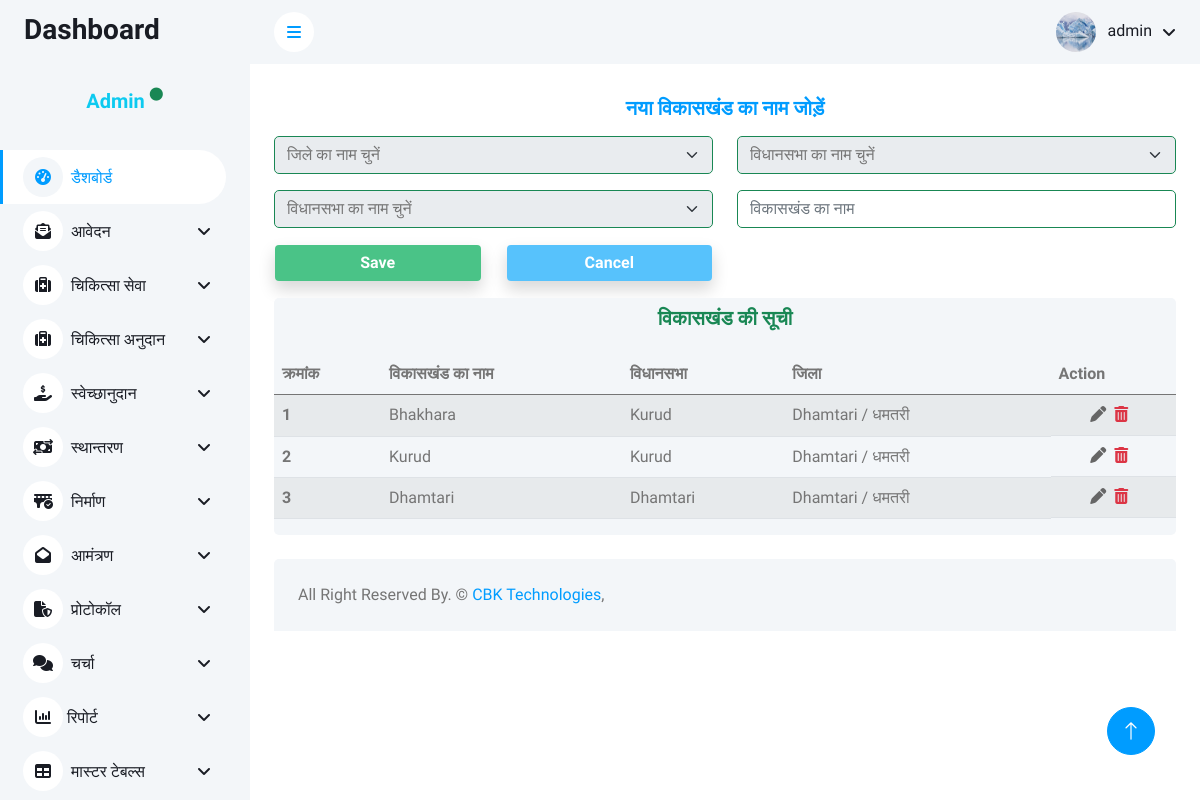
/admin/master/vikaskhand_master.php (signed in), run on an earlier commit of the app's database.
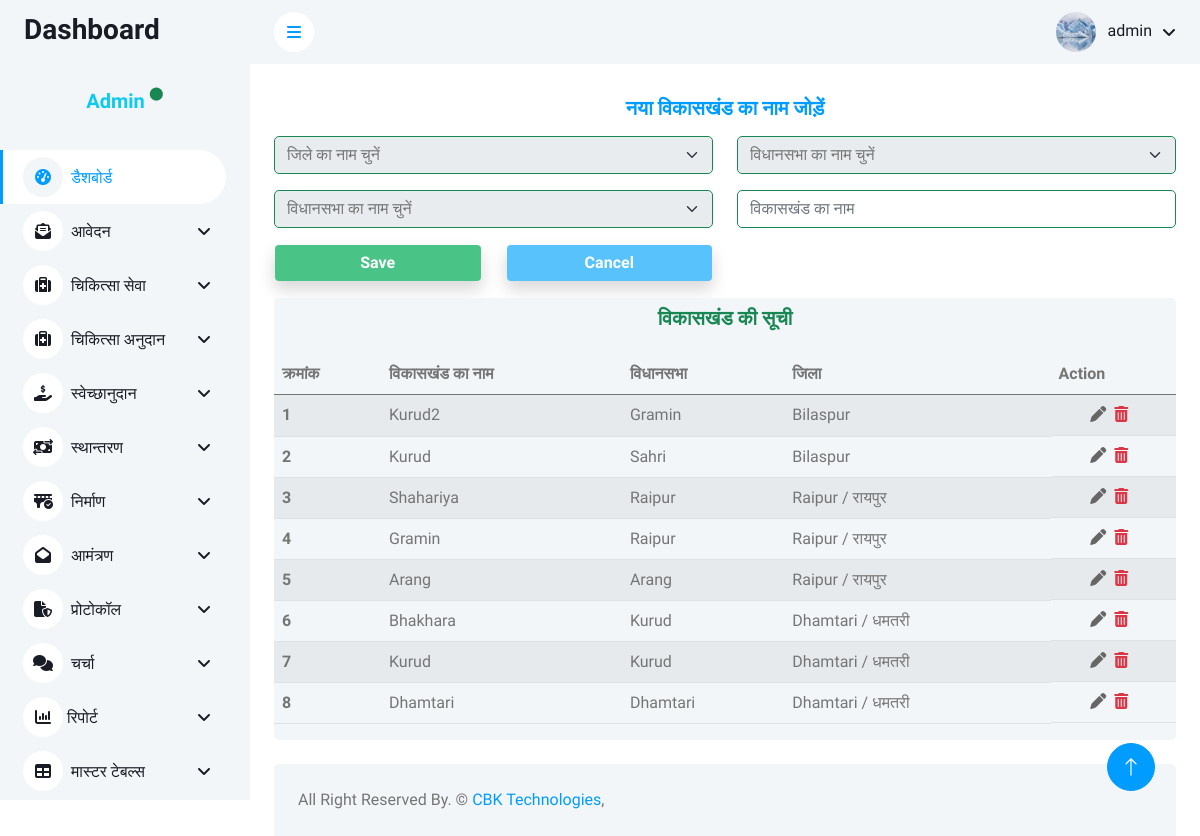
And on a later commit of the database.
### tables this page shows
CREATE TABLE `vikaskhand_master` (
  `vikaskhand_id` int(11) NOT NULL,
  `vikaskhand_name` varchar(200) NOT NULL,
  `vidhansabha_id` int(11) NOT NULL,
  `district_id` int(11) NOT NULL,
  `area_id` int(11) NOT NULL
);

CREATE TABLE `vidhansabha_master` (
  `vidhansabha_id` int(11) NOT NULL,
  `vidhansabha_name` varchar(200) NOT NULL,
  `district_id` int(11) NOT NULL
);

CREATE TABLE `district_master` (
  `district_id` int(11) NOT NULL,
  `district_name` varchar(200) NOT NULL
);

### admin/config/function.php (called while the page is built, shortened)
<?php
function getvalfield($con, $table, $field, $where)
{
    $sql = "select $field from $table where $where";
    $getvalue =  mysqli_query($con, $sql);
    $getval   =  mysqli_fetch_row($getvalue);
    return $getval[0];
}

### admin/master/vikaskhand_master.php (the view, shortened to what this page needs)
<?php include('../config/dbconnection.php') ?>
<?php
$tblname = "vikaskhand_master";
$tblkey = "vikaskhand_id";
$vikaskhand_name = "";
?>
<?php include('../includes/header.php') ?>
<?php include('../includes/sidebar.php') ?>
<?php include('../includes/navbar.php') ?>
<div class="container-fluid pt-4 px-4">
    <form method="post">
        <div class="row text-center align-items-center">
            <h5 class="text-center fw-bolder text-primary mb-3">नया विकासखंड का नाम जोड़ें</h5>
            <div class="col-lg-6 text-center mb-3">
                <select name="district_id" id="districtSelect" class="form-select form-control border-success" required>
                    <option selected>जिले का नाम चुनें</option>
                </select>
            </div>
            <div class="col-lg-6 text-center mb-3">
                <select name="vidhansabha_id" id="vidhansabhaSelect" class="form-select form-control border-success" required>
                    <option selected>विधानसभा का नाम चुनें</option>
                </select>
            </div>
            <div class="col-lg-6 text-center mb-3">
            <select name="area_id" id="areaSelect" class="form-select form-control border-success" required>
                    <option selected>विधानसभा का नाम चुनें</option>
                </select>
            </div>
            <div class="col-lg-6 text-center mb-3">
                <input type="text" name="vikaskhand_id" class="form-control border-success" placeholder="विकासखंड का नाम" value="<?= $vikaskhand_name ?>" required>
            </div>
            <div class="col-lg-3 text-center mb-3">
                <button name="submit_vikaskhand" class="form-control text-center text-white btn text-center shadow" type="submit" style="background-color:#4ac387;"><b>Save</b></button>
            </div>
            <div class="col-lg-3 text-center mb-3">
                <button name="cancel_vikaskhand" class="form-control text-center text-white btn text-center shadow" type="reset" style="background-color:#57c2fc;"><b>Cancel</b></button>
            </div>
        </div>
    </form>
    <div class="row">
        <div class="col-sm-12 col-lg-12">
            <div class="bg-light rounded" style="overflow-y: scroll;">
                <h5 class="mb-4 text-center mt-2 text-success fw-bolder">विकासखंड की सूची</h5>
                <table class="table table-striped">
                    <thead class="head">
                        <tr>
                            <th scope="col">क्रमांक</th>
                            <th scope="col">विकासखंड का नाम</th>
                            <th scope="col">विधानसभा</th>
                            <th scope="col">जिला</th>
                            <th scope="col">Action</th>
                        </tr>
                    </thead>
                    <tbody>
                        <?php
                        $i = 1;
                        $sql = "SELECT v.*, v.vikaskhand_name, vs.vidhansabha_name, d.district_name
                                FROM vikaskhand_master v
                                JOIN vidhansabha_master vs ON v.vidhansabha_id = vs.vidhansabha_id
                                JOIN district_master d ON v.district_id = d.district_id
                                ORDER BY v.vikaskhand_id DESC";
                        $fetch = mysqli_query($conn, $sql);
                        while ($row = mysqli_fetch_array($fetch)) {
                        ?>
                            <tr>
                                <th scope="row"><?= $i++ ?></th>
                                <td><?= $row['vikaskhand_name'] ?></td>
                                <td><?= $row['vidhansabha_name'] ?></td>
                                <td><?= $row['district_name'] ?></td>
                                <td class="d-flex justify-content-center flex-row action">
                                    <a href="?edit_id=<?= $row['vikaskhand_id'] ?>"><i class="fas fa-pen me-2" title="Edit"></i></a>
                                    <a class="text-danger " href="#" onclick="confirmDelete(<?= $row['vikaskhand_id'] ?>, '<?= $tblname ?>', '<?= $tblkey ?>')"><i class="fas fa-trash-alt me-2" title="Delete"></i></a>
                                </td>
                            </tr>
                        <?php } ?>
                    </tbody>
                </table>
            </div>
        </div>
    </div>
</div>
<?php include('../includes/footer.php'); ?>

### admin/includes/header.php (shortened to what this page needs)
<!DOCTYPE html>
<html lang="en">
<head>
    <link rel="stylesheet" href="https://cdnjs.cloudflare.com/ajax/libs/font-awesome/6.6.0/css/all.min.css">
    <link href="https://cdn.jsdelivr.net/npm/bootstrap-icons@1.4.1/font/bootstrap-icons.css" rel="stylesheet">
    <link href="../lib/owlcarousel/assets/owl.carousel.min.css" rel="stylesheet">
    <link href="../lib/tempusdominus/css/tempusdominus-bootstrap-4.min.css" rel="stylesheet" />
    <link href="../css/bootstrap.min.css" rel="stylesheet">
    <link href="../css/style.css" rel="stylesheet">
</head>
<body>
    <div class="container-xxl position-relative bg-white d-flex p-0">

### admin/includes/sidebar.php (shortened to what this page needs)
 <div class="sidebar pe-4 pb-3">
     <nav class="navbar bg-light navbar-light">
         <a href="../dash" class="navbar-brand mx-4 mb-3">
             <h3 class="text-black fw-bold">Dashboard</h3>
         </a>
         <div class="d-flex align-items-center ms-4 mb-4" style="
    height: 50px;
    width: 185px;
    justify-content: center;
">
             <div class="ms-3">
                 <h5 class="mb-0 text-info">Admin <sup class="text-success"><i class="fas fa-circle fa-sm glow"></i></sup></h5>
             </div>
         </div>
         <div class="navbar-nav w-100">
             <a href="../dash" class="nav-item nav-link active"><i class="fa fa-tachometer-alt me-2"></i>डैशबोर्ड</a>
             <div class="nav-item dropdown">
                 <a href="#" class="nav-link dropdown-toggle" data-bs-toggle="dropdown"><i class="fa-solid fa-envelope-open-text me-2"></i>आवेदन</a>
             </div>
              <div class="nav-item dropdown">
                 <a href="#" class="nav-link dropdown-toggle" data-bs-toggle="dropdown"><i class="fa fa-medkit me-2"></i>चिकित्सा सेवा </a>
             </div>
             <div class="nav-item dropdown">
                 <a href="#" class="nav-link dropdown-toggle" data-bs-toggle="dropdown"><i class="fa fa-medkit me-2"></i>चिकित्सा अनुदान</a>
             </div>
             <div class="nav-item dropdown">
                 <a href="#" class="nav-link dropdown-toggle" data-bs-toggle="dropdown"><i class="fa-solid fa-hand-holding-dollar me-2"></i>स्वेच्छानुदान</a>
             </div>
             <div class="nav-item dropdown">
                 <a href="#" class="nav-link dropdown-toggle" data-bs-toggle="dropdown"><i class="fa-solid fa-money-bill-transfer me-2"></i>स्थान्तरण</a>
             </div>
             <div class="nav-item dropdown">
                 <a href="#" class="nav-link dropdown-toggle" data-bs-toggle="dropdown"><i class="fa-solid fa-bridge-circle-check me-2"></i>निर्माण</a>
             </div>
             <div class="nav-item dropdown">
                 <a href="#" class="nav-link dropdown-toggle" data-bs-toggle="dropdown"><i class="fa fa-envelope-open me-2"></i>आमंत्रण</a>
             </div>
             <div class="nav-item dropdown">
                 <a href="#" class="nav-link dropdown-toggle" data-bs-toggle="dropdown"><i class="fa-solid fa-file-shield me-2"></i>प्रोटोकॉल</a>
             </div>
             <div class="nav-item dropdown">
                 <a href="#" class="nav-link dropdown-toggle" data-bs-toggle="dropdown"><i class="fa fa-comments me-2"></i>चर्चा</a>
             </div>
             <div class="nav-item dropdown">
                 <a href="#" class="nav-link dropdown-toggle" data-bs-toggle="dropdown"><i class="fa-solid fa-chart-column"></i> रिपोर्ट </a>
             </div>
             <div class="nav-item dropdown">
                 <a href="#" class="nav-link dropdown-toggle" data-bs-toggle="dropdown"><i class="fa-solid fa-table me-2"></i>मास्टर टेबल्स </a>
             </div>
             <a href="widget.html" class="nav-item nav-link"><i class="fa-regular fa-circle-question me-2"></i>Help?..</a>
         </div>
     </nav>
 </div>

### admin/includes/navbar.php (shortened to what this page needs)
<?php
$username=$_SESSION['username'];
$profile_picture = getvalfield($conn, "adminlogin", "profile_picture", "username='$username'");
?>
<div class="content">
    <nav class="navbar navbar-expand bg-light navbar-light sticky-top px-4 py-0">
        <a href="#" class="sidebar-toggler flex-shrink-0">
            <i class="fa fa-bars"></i>
        </a>
        <div class="navbar-nav align-items-center ms-auto">
            <div class="nav-item dropdown">
                <a href="#" class="nav-link dropdown-toggle" data-bs-toggle="dropdown">
                    <img class="rounded-circle me-lg-2" src="../dash/uploads/<?=$profile_picture?>" alt="" style="width: 40px; height: 40px;">
                    <span class="d-none d-lg-inline-flex"><?=$username;?></span>
                </a>
            </div>
        </div>
    </nav>

### admin/includes/footer.php (shortened to what this page needs)
<div class="container-fluid pt-4 px-4">
    <div class="bg-light rounded-top p-4">
        <div class="row">
            <div class="col-12 col-sm-6 text-center text-sm-start">
                 All Right Reserved By. &copy; <a href="#">CBK Technologies</a>,
            </div>
        </div>
    </div>
</div>
</div>
<a href="#" class="btn btn-lg btn-primary btn-lg-square back-to-top"><i class="bi bi-arrow-up"></i></a>
</div>
</body>
</html>

### admin/css/style.css (style rules this page uses)
:root { --primary: #009CFF; --light: #F3F6F9; --dark: #191C24; }
.back-to-top { position: fixed; display: none; right: 45px; bottom: 45px; z-index: 99; }
.btn { transition: .5s; }
.btn.btn-primary { color: #FFFFFF; }
.btn-lg-square { width: 48px; height: 48px; }
.btn-square, .btn-sm-square, .btn-lg-square { padding: 0; display: inline-flex; align-items: center; justify-content: center; font-weight: normal; border-radius: 50px; }
.sidebar { position: fixed; top: 0; left: 0; bottom: 0; width: 250px; height: 100vh; overflow-y: auto; background: var(--light); transition: 0.5s; z-index: 999; }
.content { margin-left: 250px; min-height: 100vh; background: #FFFFFF; transition: 0.5s; }
@media (min-width: 992px) { .sidebar { margin-left: 0; } }
@media (min-width: 992px) { .content { width: calc(100% - 250px); } }
.sidebar .navbar .navbar-nav .nav-link { padding: 7px 20px; color: var(--dark); font-weight: 500; border-left: 3px solid var(--light); border-radius: 0 30px 30px 0; outline: none; }
.sidebar .navbar .navbar-nav .nav-link:hover, .sidebar .navbar .navbar-nav .nav-link.active { color: var(--primary); background: #FFFFFF; border-color: var(--primary); }
.sidebar .navbar .navbar-nav .nav-link i { width: 40px; height: 40px; display: inline-flex; align-items: center; justify-content: center; background: #FFFFFF; border-radius: 40px; }
.sidebar .navbar .navbar-nav .nav-link:hover i, .sidebar .navbar .navbar-nav .nav-link.active i { background: var(--light); }
.sidebar .navbar .dropdown-toggle::after { position: absolute; top: 15px; right: 15px; border: none; content: "\f107"; font-family: "Font Awesome 5 Free"; font-weight: 900; transition: .5s; }
.content .navbar .navbar-nav .nav-link { margin-left: 25px; padding: 12px 0; color: var(--dark); outline: none; }
.content .navbar .sidebar-toggler, .content .navbar .navbar-nav .nav-link i { width: 40px; height: 40px; display: inline-flex; align-items: center; justify-content: center; background: #FFFFFF; border-radius: 40px; }
.content .navbar .dropdown-toggle::after { margin-left: 6px; vertical-align: middle; border: none; content: "\f107"; font-family: "Font Awesome 5 Free"; font-weight: 900; transition: .5s; }
.action { display:flex; justify-content: center; align-items: center; }
.action a { text-decoration: none; color: #666; transition: color 0.2s ease; }

What changed in the data, as far as the page shows it:
added vikaskhand_master: vikaskhand_name "Kurud2", vidhansabha.vidhansabha_name "Gramin", district.district_name "Bilaspur"
added vikaskhand_master: vikaskhand_name "Kurud", vidhansabha.vidhansabha_name "Sahri", district.district_name "Bilaspur"
added vikaskhand_master: vikaskhand_name "Shahariya", vidhansabha.vidhansabha_name "Raipur", district.district_name "Raipur / रायपुर"
added vikaskhand_master: vikaskhand_name "Gramin", vidhansabha.vidhansabha_name "Raipur", district.district_name "Raipur / रायपुर"
added vikaskhand_master: vikaskhand_name "Arang", vidhansabha.vidhansabha_name "Arang", district.district_name "Raipur / रायपुर"
